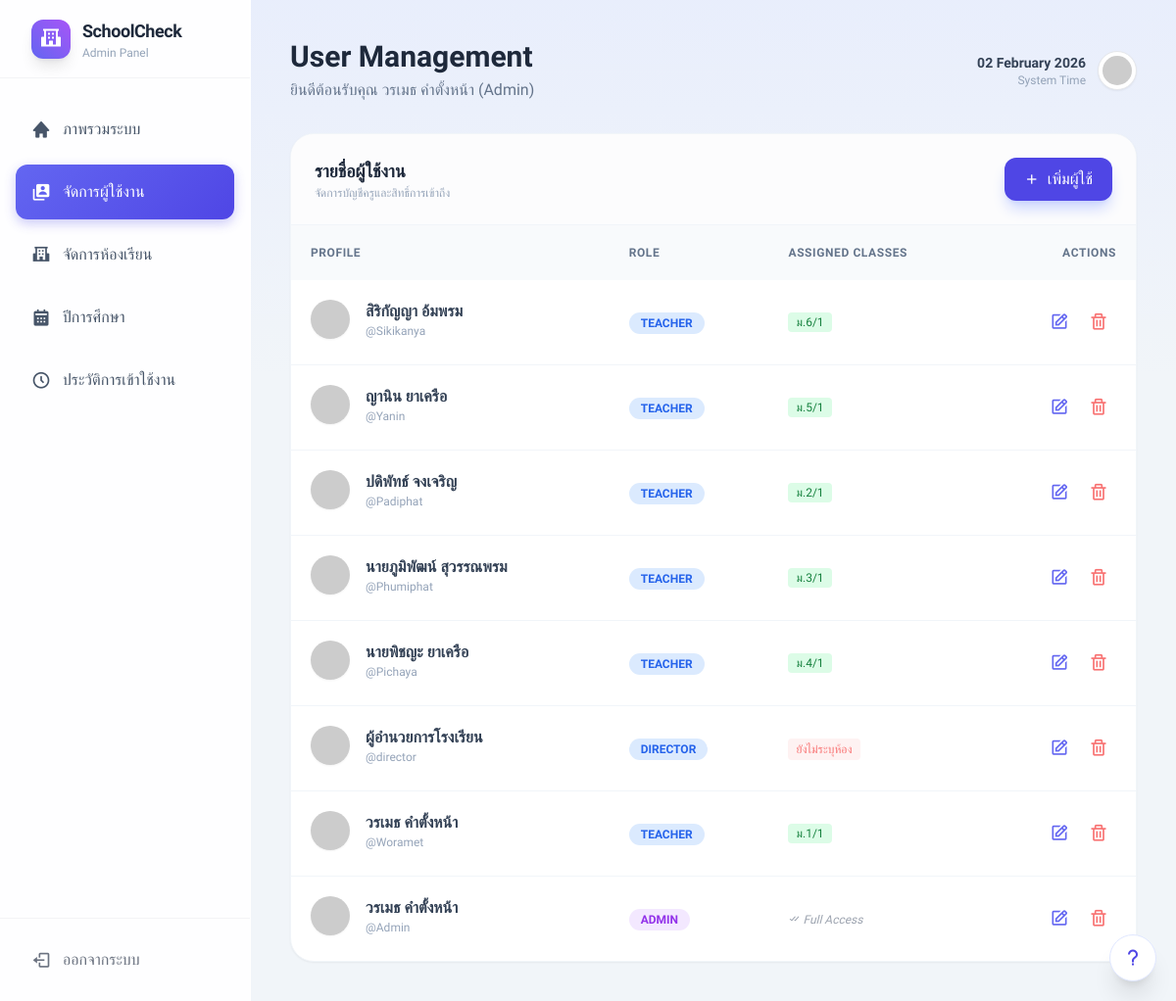
The app's page /admin.php?page=users (signed in) with its own data.
### tables this page shows
CREATE TABLE `users` (
  `user_id` int(11) NOT NULL,
  `username` varchar(50) NOT NULL,
  `password_hash` varchar(255) NOT NULL,
  `full_name` varchar(100) NOT NULL,
  `role` enum('admin','teacher','director','deputy_director','executive') DEFAULT 'teacher',
  `last_login` datetime DEFAULT NULL,
  `created_at` timestamp NOT NULL DEFAULT current_timestamp(),
  `status` enum('active','inactive') DEFAULT 'active'
);

CREATE TABLE `classes` (
  `class_id` int(11) NOT NULL,
  `level_name` varchar(20) NOT NULL,
  `room_number` varchar(10) NOT NULL,
  `academic_year_id` int(11) NOT NULL
);

### admin.php (the view, shortened to what this page needs)
<?php
require_once 'db.php';
$page = isset($_GET['page']) ? $_GET['page'] : 'dashboard';
$allClasses = $conn->query("SELECT * FROM classes ORDER BY level_name, room_number")->fetchAll(PDO::FETCH_ASSOC);
?>
<!DOCTYPE html>
<html lang="th">
<head>
    <script src="https://cdn.tailwindcss.com"></script>
    <link href='https://unpkg.com/boxicons@2.1.4/css/boxicons.min.css' rel='stylesheet'>
</head>
<body x-data="{ showEditModal: false, editData: {}, editType: '', assignedClasses: [] }" class="flex h-screen text-slate-700">
    <aside class="w-64 glass-sidebar h-full hidden md:flex flex-col fixed z-20 transition-all duration-300">
        <div class="h-20 flex items-center px-8 border-b border-gray-100">
            <div class="w-10 h-10 bg-gradient-to-tr from-indigo-500 to-purple-500 rounded-xl flex items-center justify-center text-white mr-3 shadow-lg">
                <i class='bx bxs-school text-2xl'></i>
            </div>
            <div>
                <h1 class="font-bold text-lg text-slate-800 tracking-tight">SchoolCheck</h1>
                <p class="text-xs text-slate-400">Admin Panel</p>
            </div>
        </div>
        <nav class="flex-1 px-4 py-6 space-y-2 overflow-y-auto">
            <?php
            $menu = [
                'dashboard'  => ['icon'=>'bxs-home', 'label'=>'ภาพรวมระบบ'],
                'users'      => ['icon'=>'bxs-user-account', 'label'=>'จัดการผู้ใช้งาน'],
                'classes'    => ['icon'=>'bxs-school', 'label'=>'จัดการห้องเรียน'],
                'years'      => ['icon'=>'bxs-calendar', 'label'=>'ปีการศึกษา'],
                'login_logs' => ['icon'=>'bx-time-five', 'label'=>'ประวัติการเข้าใช้งาน']
            ];
            foreach($menu as $k=>$v):
                $isActive = ($page==$k || ($k=='classes' && $page=='students'));
            ?>
            <a href="?page=<?php echo $k; ?>" class="nav-item flex items-center gap-3 px-4 py-3.5 rounded-xl font-medium text-slate-600 hover:bg-slate-50 transition-all <?php echo $isActive?'active':''; ?>">
                <i class='bx <?php echo $v['icon']; ?> text-xl'></i> <?php echo $v['label']; ?>
            </a>
            <?php endforeach; ?>
        </nav>
        <div class="p-4 border-t border-gray-100">
            <a href="index.php" class="flex items-center gap-3 px-4 py-3 rounded-xl text-gray-500 hover:bg-red-50 hover:text-red-500 transition-colors">
                <i class='bx bx-log-out text-xl'></i> <span class="font-medium">ออกจากระบบ</span>
            </a>
        </div>
    </aside>
    <main class="flex-1 md:ml-64 relative overflow-y-auto h-full">
        <div class="relative z-10 p-6 md:p-10 max-w-7xl mx-auto">
            <div class="flex flex-col md:flex-row md:items-center justify-between gap-4 mb-8">
                <div>
                    <h2 class="text-3xl font-bold text-slate-800">
                        <?php
                            if($page=='dashboard') echo 'Dashboard Overview';
                            elseif($page=='years') echo 'Academic Years';
                            elseif($page=='users') echo 'User Management';
                            elseif($page=='classes') echo 'Class Management';
                            elseif($page=='students') echo 'Student List';
                            elseif($page=='login_logs') echo 'Login History';
                        ?>
                    </h2>
                    <p class="text-slate-500 mt-1">ยินดีต้อนรับคุณ <?php echo $_SESSION['full_name']; ?> (Admin)</p>
                </div>
                <div class="flex items-center gap-3">
                    <div class="text-right hidden md:block">
                        <p class="text-sm font-bold text-slate-700"><?php echo date('d F Y'); ?></p>
                        <p class="text-xs text-slate-400">System Time</p>
                    </div>
                    <div class="w-10 h-10 rounded-full bg-white border p-1 shadow-sm">
                        <img src="https://ui-avatars.com/api/?name=<?php echo urlencode($_SESSION['full_name']); ?>&background=random" class="rounded-full w-full h-full" alt="Admin">
                    </div>
                </div>
            </div>
            <?php if ($page == 'dashboard'): ?>
                <div class="grid grid-cols-1 md:grid-cols-2 lg:grid-cols-4 gap-6 mb-8">
                    <div class="bg-white p-6 rounded-2xl shadow-sm border border-slate-100 hover-card relative overflow-hidden">
                        <div class="absolute right-0 top-0 p-4 opacity-10"><i class='bx bxs-user-account text-8xl text-indigo-600'></i></div>
                        <p class="text-slate-400 text-sm font-medium uppercase">Total Users</p>
                        <h3 class="text-4xl font-bold text-indigo-600 mt-2"><?php echo $conn->query("SELECT COUNT(*) FROM users")->fetchColumn(); ?></h3>
                        <p class="text-xs text-green-500 mt-2 flex items-center gap-1"><i class='bx bx-up-arrow-alt'></i> ครูและเจ้าหน้าที่</p>
                    </div>
                    <div class="bg-white p-6 rounded-2xl shadow-sm border border-slate-100 hover-card relative overflow-hidden">
                        <div class="absolute right-0 top-0 p-4 opacity-10"><i class='bx bxs-graduation text-8xl text-purple-600'></i></div>
                        <p class="text-slate-400 text-sm font-medium uppercase">Students</p>
                        <h3 class="text-4xl font-bold text-purple-600 mt-2"><?php echo $conn->query("SELECT COUNT(*) FROM students")->fetchColumn(); ?></h3>
                        <p class="text-xs text-purple-400 mt-2 flex items-center gap-1"><i class='bx bx-group'></i> จำนวนนักเรียนทั้งหมด</p>
                    </div>
                    <div class="bg-white p-6 rounded-2xl shadow-sm border border-slate-100 hover-card relative overflow-hidden">
                        <div class="absolute right-0 top-0 p-4 opacity-10"><i class='bx bxs-school text-8xl text-pink-600'></i></div>
                        <p class="text-slate-400 text-sm font-medium uppercase">Classes</p>
                        <h3 class="text-4xl font-bold text-pink-600 mt-2"><?php echo $conn->query("SELECT COUNT(*) FROM classes")->fetchColumn(); ?></h3>
                        <p class="text-xs text-pink-400 mt-2 flex items-center gap-1"><i class='bx bx-building'></i> ห้องเรียนในปีนี้</p>
                    </div>
                    <div class="bg-white p-6 rounded-2xl shadow-sm border border-slate-100 hover-card relative overflow-hidden">
                        <div class="absolute right-0 top-0 p-4 opacity-10"><i class='bx bxs-check-shield text-8xl text-emerald-600'></i></div>
                        <p class="text-slate-400 text-sm font-medium uppercase">Today Checked</p>
                        <h3 class="text-4xl font-bold text-emerald-600 mt-2">
                            <?php echo $conn->query("SELECT COUNT(DISTINCT student_id) FROM inspections WHERE DATE(inspection_date) = CURDATE()")->fetchColumn(); ?>
                        </h3>
                        <p class="text-xs text-emerald-500 mt-2 flex items-center gap-1"><i class='bx bx-time-five'></i> ตรวจแล้ววันนี้</p>
                    </div>
                </div>
                <div class="bg-gradient-to-r from-indigo-500 to-purple-600 rounded-3xl p-8 text-white relative overflow-hidden shadow-xl mb-8">
                    <div class="relative z-10 max-w-lg">
                        <h3 class="text-2xl font-bold mb-2">ระบบพร้อมใช้งาน 100%</h3>
                        <p class="opacity-90 mb-6">คุณสามารถจัดการข้อมูลพื้นฐานทั้งหมดได้จากแถบเมนูด้านซ้าย</p>
                        <a href="?page=classes" class="bg-white text-indigo-600 px-6 py-2.5 rounded-xl font-bold shadow-lg hover:bg-gray-100 transition inline-block">จัดการห้องเรียน</a>
                    </div>
                    <div class="absolute -bottom-10 -right-10 w-64 h-64 bg-white opacity-10 rounded-full blur-3xl"></div>
                    <div class="hidden md:block absolute right-10 bottom-0 w-48">
                         <img src="https://cdn3d.iconscout.com/3d/premium/thumb/web-development-3d-illustration-download-in-png-blend-fbx-gltf-file-formats--coding-programming-code-language-optimization-pack-seo-illustrations-4545532.png" alt="3D Worker" class="drop-shadow-2xl">
                    </div>
                </div>
            <?php elseif ($page == 'users'):
                $sql = "SELECT u.*, GROUP_CONCAT(tca.class_id) as assigned_class_ids FROM users u LEFT JOIN teacher_class_assignments tca ON u.user_id = tca.user_id GROUP BY u.user_id ORDER BY u.user_id DESC";
                $users = $conn->query($sql)->fetchAll(PDO::FETCH_ASSOC);
            ?>
                <div class="bg-white rounded-3xl shadow-sm border border-slate-100 overflow-hidden">
                    <div class="p-6 border-b border-slate-100 flex justify-between items-center bg-gray-50/50">
                        <div>
                            <h3 class="font-bold text-lg text-slate-800">รายชื่อผู้ใช้งาน</h3>
                            <p class="text-xs text-slate-400">จัดการบัญชีครูและสิทธิ์การเข้าถึง</p>
                        </div>
                        <button @click="showEditModal=true; editType='user'; editData={}; assignedClasses=[]" class="bg-indigo-600 text-white px-5 py-2.5 rounded-xl shadow-lg shadow-indigo-200 hover:bg-indigo-700 transition flex items-center gap-2">
                            <i class='bx bx-plus'></i> เพิ่มผู้ใช้
                        </button>
                    </div>
                    <table class="w-full text-left border-collapse">
                        <thead class="bg-slate-50 text-slate-500 text-xs uppercase font-bold tracking-wider">
                            <tr>
                                <th class="p-5">Profile</th>
                                <th class="p-5">Role</th>
                                <th class="p-5">Assigned Classes</th>
                                <th class="p-5 text-right">Actions</th>
                            </tr>
                        </thead>
                        <tbody class="divide-y divide-slate-100">
                            <?php foreach($users as $u): ?>
                            <tr class="hover:bg-indigo-50/30 transition-colors">
                                <td class="p-5 flex items-center gap-4">
                                    <img src="https://ui-avatars.com/api/?name=<?php echo urlencode($u['full_name']); ?>&background=random&rounded=true" class="w-10 h-10 rounded-full shadow-sm">
                                    <div>
                                        <p class="font-bold text-slate-700"><?php echo $u['full_name']; ?></p>
                                        <p class="text-xs text-slate-400">@<?php echo $u['username']; ?></p>
                                    </div>
                                </td>
                                <td class="p-5">
                                    <span class="px-3 py-1 rounded-full text-xs font-bold <?php echo $u['role']=='admin'?'bg-purple-100 text-purple-600':'bg-blue-100 text-blue-600'; ?>">
                                        <?php echo strtoupper($u['role']); ?>
                                    </span>
                                </td>
                                <td class="p-5">
                                    <?php if($u['role'] == 'admin'): ?>
                                        <span class="text-gray-400 text-xs italic"><i class='bx bx-check-double'></i> Full Access</span>
                                    <?php elseif($u['assigned_class_ids']): ?>
                                        <div class="flex flex-wrap gap-1">
                                            <?php foreach(explode(',', $u['assigned_class_ids']) as $cid):
                                                foreach($allClasses as $ac) if($ac['class_id'] == $cid) echo "<span class='bg-green-100 text-green-700 text-xs px-2 py-0.5 rounded'>ม.{$ac['level_name']}{$ac['room_number']}</span> ";
                                            endforeach; ?>
                                        </div>
                                    <?php else: ?>
                                        <span class="text-red-400 text-xs bg-red-50 px-2 py-1 rounded">ยังไม่ระบุห้อง</span>
                                    <?php endif; ?>
                                </td>
                                <td class="p-5 text-right">
                                    <button @click="showEditModal=true; editType='user'; editData=<?php echo htmlspecialchars(json_encode($u)); ?>; assignedClasses = editData.assigned_class_ids ? editData.assigned_class_ids.split(',') : []" class="text-indigo-500 hover:bg-indigo-50 p-2 rounded-lg transition"><i class='bx bx-edit text-xl'></i></button>
                                    <form method="POST" class="inline" onsubmit="return confirm('ยืนยันการลบ?');">
                                        <button class="text-red-400 hover:bg-red-50 p-2 rounded-lg transition"><i class='bx bx-trash text-xl'></i></button>
                                    </form>
                                </td>
                            </tr>
                            <?php endforeach; ?>
                        </tbody>
                    </table>
                </div>
            <?php endif; ?>
        </div>
    </main>
    <?php include 'manual.php'; ?>
</body>
</html>

### manual.php (shortened to what this page needs)
<div x-data="{ showManual: false }" class="relative z-50">
    <button @click="showManual = true" class="fixed bottom-5 right-5 w-12 h-12 bg-white text-indigo-600 rounded-full shadow-xl border border-indigo-100 flex items-center justify-center hover:scale-110 transition-transform duration-200 z-50 group">
        <i class='bx bx-question-mark text-2xl group-hover:rotate-12 transition-transform'></i>
    </button>
</div>

### admin.php (style rules this page uses)
body { font-family: 'Prompt', sans-serif; background-color: #f1f5f9; overflow-x: hidden; }
.glass-sidebar { background: rgba(255, 255, 255, 0.9); backdrop-filter: blur(10px); border-right: 1px solid rgba(255, 255, 255, 0.5); }
.nav-item.active { background: linear-gradient(135deg, #6366f1 0%, #4f46e5 100%); color: white; box-shadow: 0 4px 12px rgba(79, 70, 229, 0.3); }

### records on screen
users: full_name "สิริกัญญา อ้มพรม", username "Sikikanya", role "TEACHER"
classes: level_name "6", room_number "/1"
users: full_name "ญานิน ยาเครือ", username "Yanin", role "TEACHER"
classes: level_name "5", room_number "/1"
users: full_name "ปดิพัทธ์ จงเจริญ", username "Padiphat", role "TEACHER"
classes: level_name "2", room_number "/1"
users: full_name "นายภูมิพัฒน์ สุวรรณพรม", username "Phumiphat", role "TEACHER"
classes: level_name "3", room_number "/1"
users: full_name "นายพิชญะ ยาเครือ", username "Pichaya", role "TEACHER"
classes: level_name "4", room_number "/1"
users: full_name "ผู้อำนวยการโรงเรียน", username "director", role "DIRECTOR", shows "ยังไม่ระบุห้อง"
users: full_name "วรเมธ คำตั้งหน้า", username "Woramet", role "TEACHER"
classes: level_name "1", room_number "/1"
users: full_name "วรเมธ คำตั้งหน้า", username "Admin", role "ADMIN", shows "Full Access"

### other values on screen
$v['label'] "ภาพรวมระบบ"
$v['label'] "จัดการผู้ใช้งาน"
$v['label'] "จัดการห้องเรียน"
$v['label'] "ปีการศึกษา"
$v['label'] "ประวัติการเข้าใช้งาน"
$_SESSION['full_name'] "วรเมธ คำตั้งหน้า"
